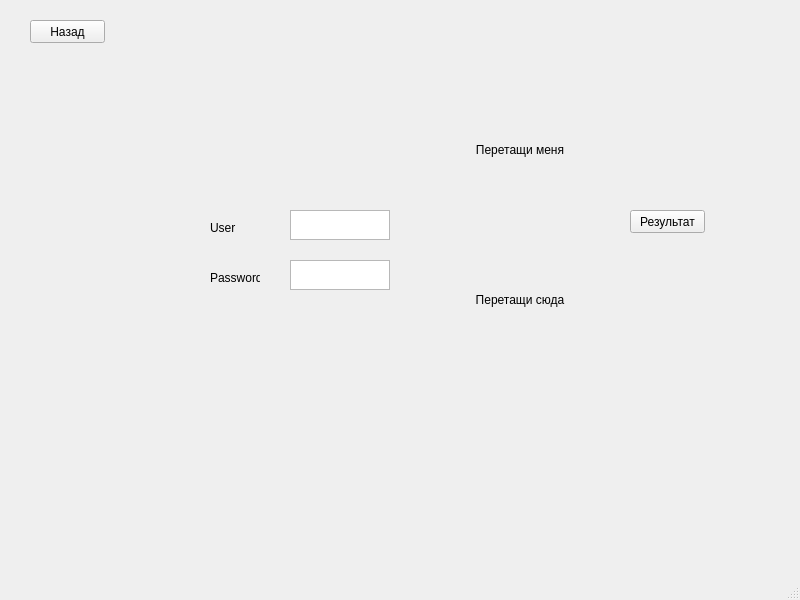
<?xml version="1.0" encoding="UTF-8"?>
<ui version="4.0">
 <class>MainWindow</class>
 <widget class="QMainWindow" name="MainWindow">
  <property name="geometry">
   <rect>
    <x>0</x>
    <y>0</y>
    <width>800</width>
    <height>600</height>
   </rect>
  </property>
  <property name="windowTitle">
   <string>Чтение данных</string>
  </property>
  <widget class="QWidget" name="centralwidget">
   <widget class="QTextEdit" name="textEditUser">
    <property name="geometry">
     <rect>
      <x>290</x>
      <y>210</y>
      <width>100</width>
      <height>30</height>
     </rect>
    </property>
   </widget>
   <widget class="QTextEdit" name="textEditPassword">
    <property name="geometry">
     <rect>
      <x>290</x>
      <y>260</y>
      <width>100</width>
      <height>30</height>
     </rect>
    </property>
   </widget>
   <widget class="QLabel" name="labelUser_2">
    <property name="geometry">
     <rect>
      <x>210</x>
      <y>270</y>
      <width>50</width>
      <height>15</height>
     </rect>
    </property>
    <property name="text">
     <string>Password</string>
    </property>
   </widget>
   <widget class="QLabel" name="labelUser">
    <property name="geometry">
     <rect>
      <x>210</x>
      <y>220</y>
      <width>50</width>
      <height>15</height>
     </rect>
    </property>
    <property name="text">
     <string>User</string>
    </property>
   </widget>
   <widget class="QLabel" name="label_1">
    <property name="geometry">
     <rect>
      <x>470</x>
      <y>100</y>
      <width>100</width>
      <height>100</height>
     </rect>
    </property>
    <property name="text">
     <string>Перетащи меня</string>
    </property>
    <property name="alignment">
     <set>Qt::AlignCenter</set>
    </property>
   </widget>
   <widget class="QLabel" name="label_2">
    <property name="geometry">
     <rect>
      <x>470</x>
      <y>250</y>
      <width>100</width>
      <height>100</height>
     </rect>
    </property>
    <property name="text">
     <string>Перетащи сюда</string>
    </property>
    <property name="alignment">
     <set>Qt::AlignCenter</set>
    </property>
   </widget>
   <widget class="QPushButton" name="ResultButton">
    <property name="geometry">
     <rect>
      <x>630</x>
      <y>210</y>
      <width>75</width>
      <height>23</height>
     </rect>
    </property>
    <property name="text">
     <string>Результат</string>
    </property>
   </widget>
   <widget class="QPushButton" name="BackButton">
    <property name="geometry">
     <rect>
      <x>30</x>
      <y>20</y>
      <width>75</width>
      <height>23</height>
     </rect>
    </property>
    <property name="text">
     <string>Назад</string>
    </property>
   </widget>
  </widget>
  <widget class="QMenuBar" name="menubar">
   <property name="geometry">
    <rect>
     <x>0</x>
     <y>0</y>
     <width>800</width>
     <height>21</height>
    </rect>
   </property>
  </widget>
  <widget class="QStatusBar" name="statusbar"/>
 </widget>
 <resources/>
 <connections/>
</ui>
